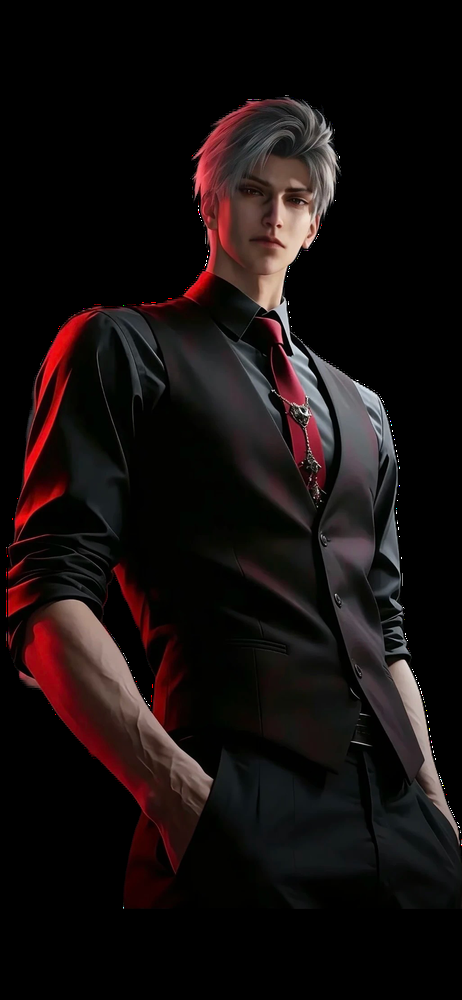
#> input picture front/man2.png, 462 x 1000 px, shrunk from 1026 x 2220 before the run
$ python canndy_test.py
#> lines starting #> are read from the running program, lines starting #| are printed output that depends on the picture; after the words box and inside, x2 and y2 are one past the last pixel; in counts of white or black regions, pixels touching at a corner belong together
import cv2
import numpy as np
import matplotlib.pyplot as plt
from matplotlib.widgets import Slider, Button, RadioButtons

# ===================== 图像加载与预处理 =====================
# ===================== 1. 读取图像并预处理 =====================
front_name="front/man2.png"
back_name="back/man2.png"
front_img = cv2.imdecode(
    np.fromfile(front_name, dtype=np.uint8), cv2.IMREAD_UNCHANGED
)
#> front_img is the input picture: shape (1000, 462, 4); mean B, G, R, A 14.6, 14.9, 21.7, 127.5
back_img = cv2.imdecode(
    np.fromfile(back_name, dtype=np.uint8), cv2.IMREAD_UNCHANGED
)
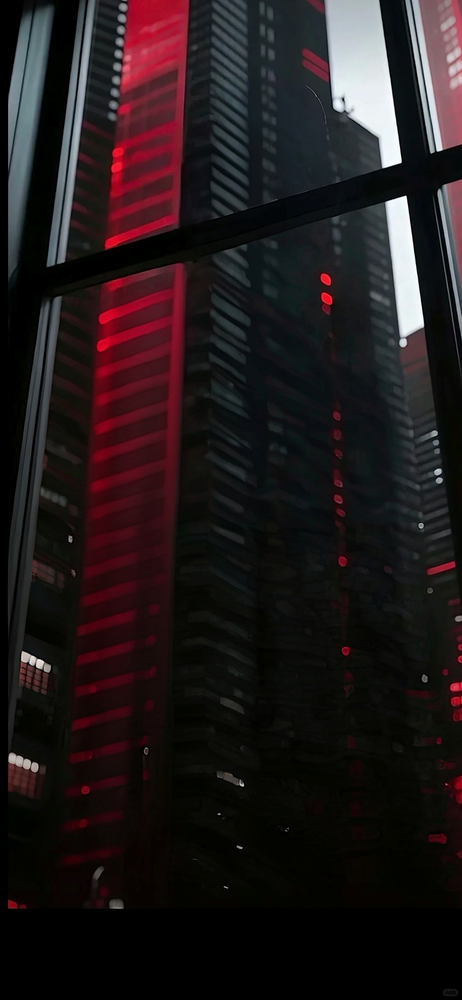
#> input picture back/man2.png, 462 x 1000 px, shrunk from 1026 x 2220 before the run
#> back_img is the input picture: shape (1000, 462, 4); mean B, G, R, A 27.1, 25.6, 34.1, 255
# [9 lines of commented-out code are left out]
edge = cv2.Canny(front_img[..., 3], 50, 150)
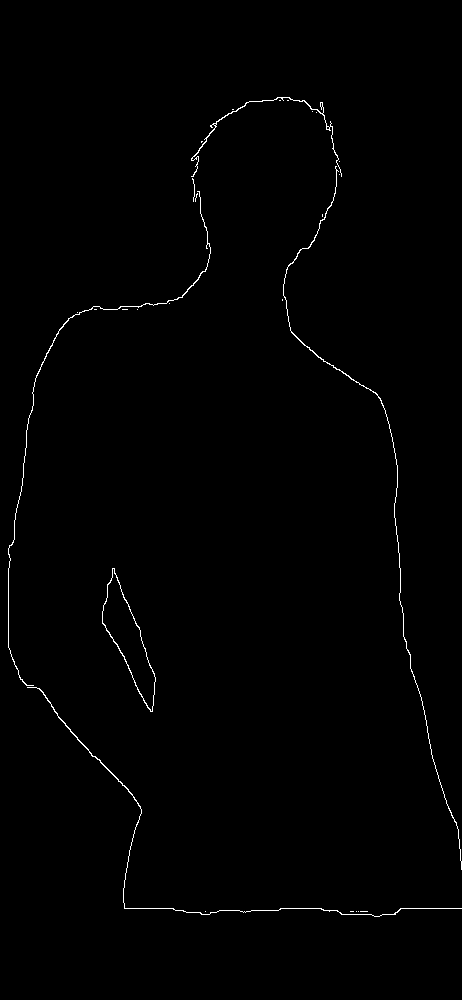
#> edge: shape (1000, 462); 0.66% white in thin lines or dots, all inside (x1, y1, x2, y2) = (8, 97, 462, 917)
kernel = cv2.getStructuringElement(cv2.MORPH_ELLIPSE, (5, 5))
edge = cv2.dilate(edge, kernel, iterations=2)
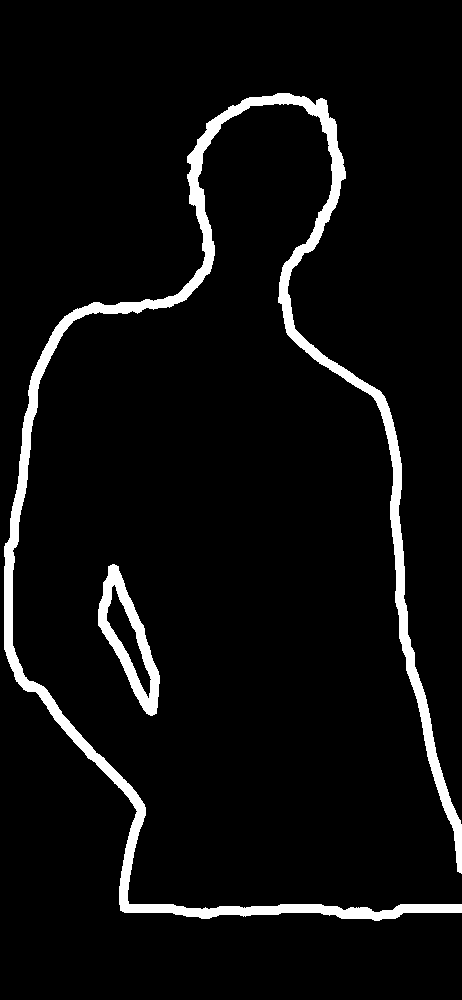
#> edge: shape (1000, 462); 5.4% white; 2 white regions, box (x1, y1, x2, y2) and area: (4, 93, 462, 921) 22133, (98, 564, 160, 716) 2985
plt.imshow(edge, cmap="gray")
plt.show()

def canny_perceptual(img, low=50, high=150):
    """在LAB空间检测，L通道主导结构，AB通道捕获色差边界"""
#> called with low = 50, high = 150
    lab = cv2.cvtColor(img, cv2.COLOR_BGR2LAB)
#> lab: shape (1000, 462, 3); mean of channels 0, 1, 2 17.6, 130.7, 129.8
    l, a, b = cv2.split(lab)

    # L通道用标准阈值
    edge_l = cv2.Canny(l, low, high)
#> edge_l: shape (1000, 462); 4.1% white in thin lines or dots, all inside (x1, y1, x2, y2) = (5, 94, 462, 909)
    # AB通道色差变化幅度较小，阈值需降低
    edge_a = cv2.Canny(a, low // 2, high // 2)
#> edge_a: shape (1000, 462); 1.2% white in thin lines or dots, all inside (x1, y1, x2, y2) = (5, 98, 462, 909)
    edge_b = cv2.Canny(b, low // 2, high // 2)
#> edge_b: shape (1000, 462); 0.77% white in thin lines or dots, all inside (x1, y1, x2, y2) = (5, 98, 462, 873)

    return np.maximum.reduce([edge_l, edge_a, edge_b])

edge1 = canny_perceptual(front_img, 50, 150)
edge2 = canny_perceptual(back_img, 50, 150)
#> call 2 of canny_perceptual, with low = 50, high = 150
#> in canny_perceptual (call 2), `lab = cv2.cvtColor(img, cv2.COLOR_BGR2LAB)`: lab: shape (1000, 462, 3); mean of channels 0, 1, 2 28.6, 131.8, 129.4
#> in canny_perceptual (call 2), `l, a, b = cv2.split(lab)`:
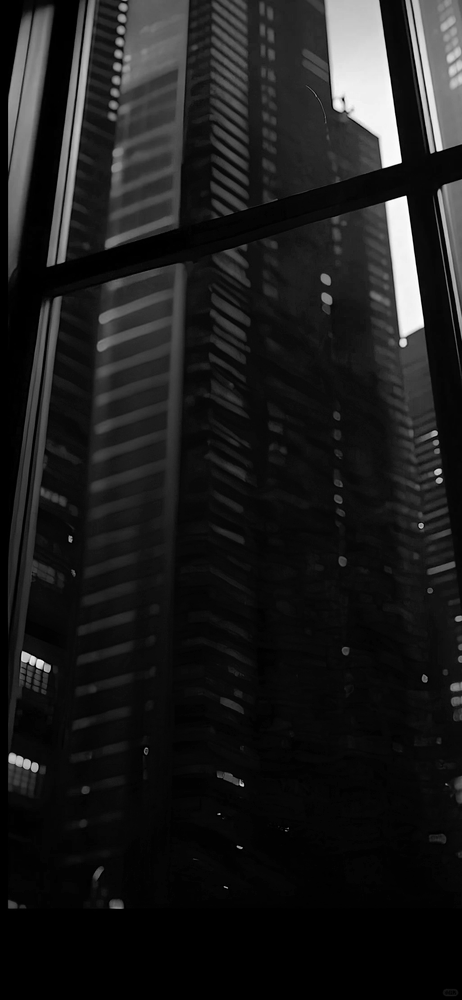
#> l: shape (1000, 462); min 0, max 255, mean 28.6
#> in canny_perceptual (call 2), `l, a, b = cv2.split(lab)`:
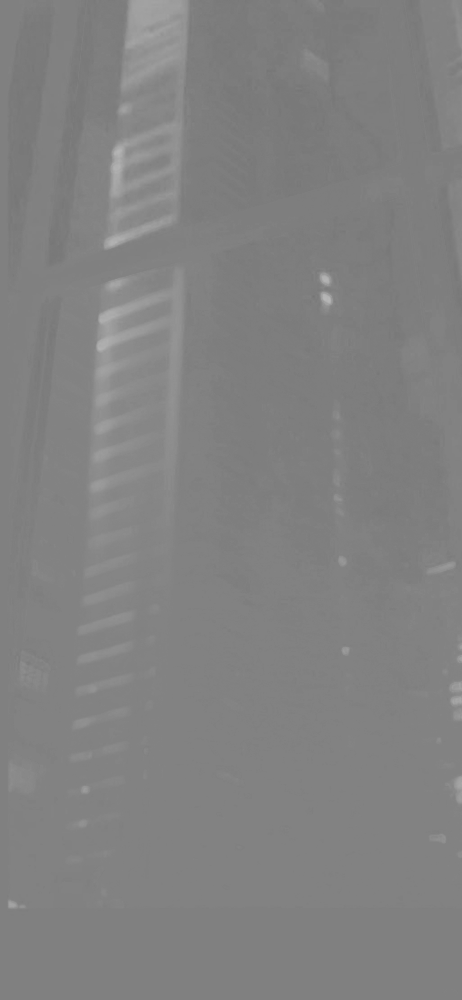
#> b: shape (1000, 462); min 117, max 182, mean 129.4
#> in canny_perceptual (call 2), `edge_l = cv2.Canny(l, low, high)`: edge_l: shape (1000, 462); 3.8% white in thin lines or dots, all inside (x1, y1, x2, y2) = (7, 0, 462, 909)
#> in canny_perceptual (call 2), `edge_a = cv2.Canny(a, low // 2, high // 2)`:
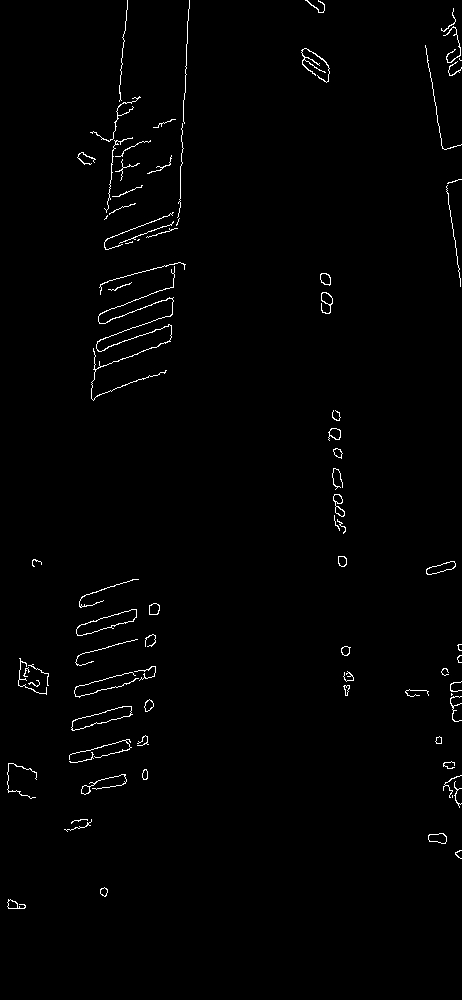
#> edge_a: shape (1000, 462); 1.1% white in thin lines or dots, all inside (x1, y1, x2, y2) = (7, 0, 462, 909)
#> in canny_perceptual (call 2), `edge_b = cv2.Canny(b, low // 2, high // 2)`: edge_b: shape (1000, 462); 0.22% white in thin lines or dots, all inside (x1, y1, x2, y2) = (8, 0, 462, 909)
#> in canny_perceptual (call 2), `return np.maximum.reduce([edge_l, edge_a, edge_b])`:
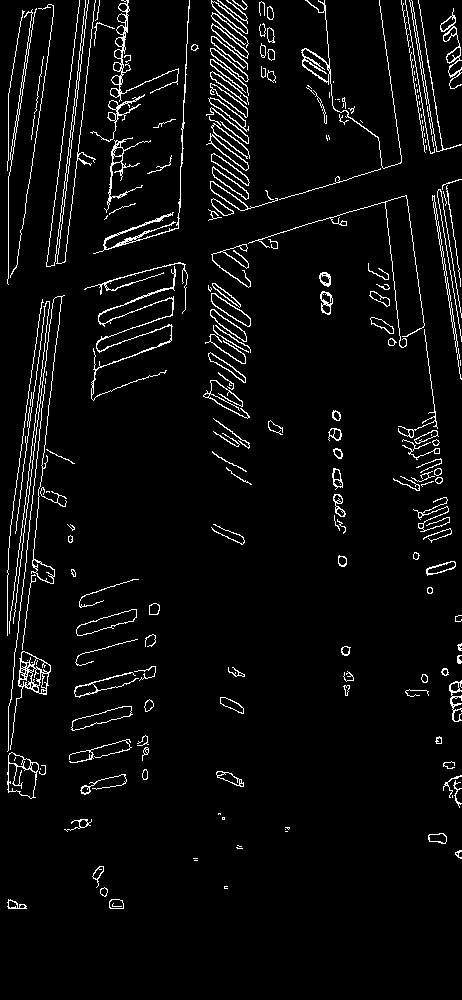
#> returned value: shape (1000, 462); 4.6% white in thin lines or dots, all inside (x1, y1, x2, y2) = (7, 0, 462, 909)
plt.subplot(1, 2, 1)
plt.imshow(edge1, cmap="gray")
plt.subplot(1, 2, 2)
plt.imshow(edge2, cmap="gray")
plt.show()
